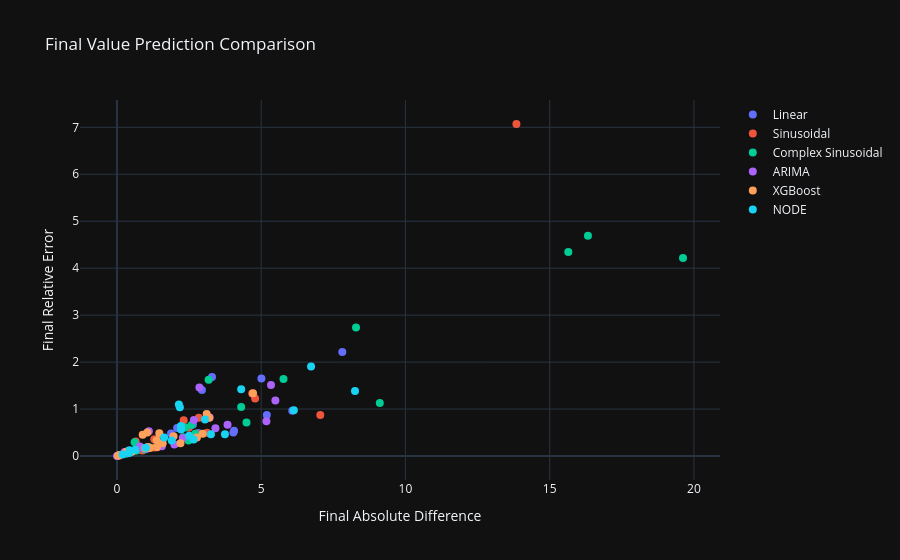

Write notebook code for a chart like this one.
### Code cell
import plotly.graph_objects as go

def plot_final_value_comparison(all_models_results):
    fig = go.Figure()

    for model, results in all_models_results.items():
        actuals, preds = [], []
        for company, metrics in results.items():
            actuals.append(metrics["Final Absolute Diff"])
            preds.append(metrics["Final Relative Error"])
        
        # Create scatter for each model
        fig.add_trace(go.Scatter(
            x=actuals, 
            y=preds, 
            mode='markers',
            name=model,
            marker=dict(size=8),
            text=[company for company in results.keys()],  # Adding company names for hover info
            hovertemplate=
            "<b>%{text}</b><br>" +
            "Absolute Difference: %{x}<br>" +
            "Relative Error: %{y}<br>" +
            "<extra></extra>"
        ))

    fig.update_layout(
        title="Final Value Prediction Comparison",
        xaxis_title="Final Absolute Difference",
        yaxis_title="Final Relative Error",
        showlegend=True,
        hovermode="closest",  # Highlight nearest point when hovering
        template="plotly_dark"  # Optional: Apply a dark theme
    )

    fig.show()

# Example usage:
plot_final_value_comparison(evaluation_results)

### Figure 1 — Plotly figure (JSON) as saved in the notebook; plotly's stock layout.template omitted (floating-point values rounded to 4 significant figures)
{"data": [{"hovertemplate": "<b>%{text}</b><br>Absolute Difference: %{x}<br>Relative Error: %{y}<br><extra></extra>", "marker": {"size": 8}, "mode": "markers", "name": "Linear", "text": ["SuperFuture", "Apples", "WorldNow", "Electronics123", "Photons", "SpaceNow", "PearPear", "PositiveCorrelation", "BetterTechnology", "ABCDE", "EnviroLike", "Moneymakers", "Fuel4", "MarsProject", "CPU-XYZ", "RoboticsX", "Lasers", "WaterForce", "SafeAndCare", "BetterTomorrow"], "type": "scatter", "x": [1.429, 5.195, 7.812, 1.872, 2.815, 0.07345, 0.7819, 6.077, 0.714, 2.946, 0.4492, 2.634, 4.059, 0.3889, 0.7769, 5.007, 4.035, 3.294, 2.084, 0.06576], "y": [0.2041, 0.8712, 2.216, 0.478, 0.4908, 0.01277, 0.168, 0.9659, 0.1732, 1.406, 0.07968, 0.6707, 0.5399, 0.108, 0.1341, 1.653, 0.4997, 1.682, 0.5986, 0.009868]}, {"hovertemplate": "<b>%{text}</b><br>Absolute Difference: %{x}<br>Relative Error: %{y}<br><extra></extra>", "marker": {"size": 8}, "mode": "markers", "name": "Sinusoidal", "text": ["SuperFuture", "Apples", "WorldNow", "Electronics123", "Photons", "SpaceNow", "PearPear", "PositiveCorrelation", "BetterTechnology", "ABCDE", "EnviroLike", "Moneymakers", "Fuel4", "MarsProject", "CPU-XYZ", "RoboticsX", "Lasers", "WaterForce", "SafeAndCare", "BetterTomorrow"], "type": "scatter", "x": [1.286, 1.574, 4.689, 4.789, 0.9458, 1.475, 0.06738, 3.123, 2.49, 0.6516, 0.3852, 0.3502, 0.8773, 1.292, 2.75, 2.313, 7.048, 13.85, 2.837, 0.8412], "y": [0.1837, 0.264, 1.33, 1.223, 0.1649, 0.2564, 0.01448, 0.4964, 0.6039, 0.311, 0.06833, 0.08918, 0.1167, 0.3591, 0.4747, 0.7636, 0.8729, 7.071, 0.8149, 0.1262]}, {"hovertemplate": "<b>%{text}</b><br>Absolute Difference: %{x}<br>Relative Error: %{y}<br><extra></extra>", "marker": {"size": 8}, "mode": "markers", "name": "Complex Sinusoidal", "text": ["SuperFuture", "Apples", "WorldNow", "Electronics123", "Photons", "SpaceNow", "PearPear", "PositiveCorrelation", "BetterTechnology", "ABCDE", "EnviroLike", "Moneymakers", "Fuel4", "MarsProject", "CPU-XYZ", "RoboticsX", "Lasers", "WaterForce", "SafeAndCare", "BetterTomorrow"], "type": "scatter", "x": [0.9607, 1.119, 5.773, 2.374, 2.714, 0.6587, 19.62, 4.49, 4.306, 0.6126, 0.9201, 2.586, 2.481, 15.65, 2.3, 8.287, 9.111, 3.179, 16.33, 0.3183], "y": [0.1373, 0.1876, 1.638, 0.6061, 0.4732, 0.1145, 4.215, 0.7137, 1.044, 0.2924, 0.1632, 0.6586, 0.3301, 4.347, 0.3971, 2.735, 1.128, 1.623, 4.689, 0.04777]}, {"hovertemplate": "<b>%{text}</b><br>Absolute Difference: %{x}<br>Relative Error: %{y}<br><extra></extra>", "marker": {"size": 8}, "mode": "markers", "name": "ARIMA", "text": ["SuperFuture", "Apples", "WorldNow", "Electronics123", "Photons", "SpaceNow", "PearPear", "PositiveCorrelation", "BetterTechnology", "ABCDE", "EnviroLike", "Moneymakers", "Fuel4", "MarsProject", "CPU-XYZ", "RoboticsX", "Lasers", "WaterForce", "SafeAndCare", "BetterTomorrow"], "type": "scatter", "x": [5.181, 2.281, 5.341, 3.216, 3.833, 0.3682, 5.492, 0.9991, 0.4612, 1.106, 0.9129, 0.7928, 1.557, 0.001344, 3.413, 0.2654, 1.99, 2.858, 2.666, 1.062], "y": [0.7401, 0.3825, 1.515, 0.821, 0.6684, 0.06402, 1.18, 0.1588, 0.1119, 0.5277, 0.1619, 0.2019, 0.2072, 0.0003733, 0.5892, 0.08761, 0.2464, 1.459, 0.7656, 0.1594]}, {"hovertemplate": "<b>%{text}</b><br>Absolute Difference: %{x}<br>Relative Error: %{y}<br><extra></extra>", "marker": {"size": 8}, "mode": "markers", "name": "XGBoost", "text": ["SuperFuture", "Apples", "WorldNow", "Electronics123", "Photons", "SpaceNow", "PearPear", "PositiveCorrelation", "BetterTechnology", "ABCDE", "EnviroLike", "Moneymakers", "Fuel4", "MarsProject", "CPU-XYZ", "RoboticsX", "Lasers", "WaterForce", "SafeAndCare", "BetterTomorrow"], "type": "scatter", "x": [2.771, 0.9794, 4.716, 3.196, 0.5156, 0.03723, 1.961, 2.972, 1.376, 1.051, 1.068, 0.08607, 1.384, 0.3285, 1.583, 1.468, 2.203, 0.8918, 3.109, 1.141], "y": [0.3959, 0.1642, 1.338, 0.8159, 0.08989, 0.006472, 0.4213, 0.4724, 0.3337, 0.5014, 0.1894, 0.02192, 0.1841, 0.09128, 0.2733, 0.4845, 0.2728, 0.4554, 0.893, 0.1712]}, {"hovertemplate": "<b>%{text}</b><br>Absolute Difference: %{x}<br>Relative Error: %{y}<br><extra></extra>", "marker": {"size": 8}, "mode": "markers", "name": "NODE", "text": ["SuperFuture", "Apples", "WorldNow", "Electronics123", "Photons", "SpaceNow", "PearPear", "PositiveCorrelation", "BetterTechnology", "ABCDE", "EnviroLike", "Moneymakers", "Fuel4", "MarsProject", "CPU-XYZ", "RoboticsX", "Lasers", "WaterForce", "SafeAndCare", "BetterTomorrow"], "type": "scatter", "x": [3.258, 8.252, 6.729, 3.051, 1.898, 1.002, 0.6332, 6.131, 1.636, 2.181, 0.1906, 2.224, 2.658, 0.4331, 2.503, 4.306, 3.743, 2.146, 2.217, 0.4216], "y": [0.4654, 1.384, 1.909, 0.779, 0.331, 0.1742, 0.136, 0.9744, 0.3967, 1.041, 0.03381, 0.5664, 0.3537, 0.1203, 0.4321, 1.422, 0.4636, 1.096, 0.6367, 0.06327]}], "layout": {"hovermode": "closest", "showlegend": true, "title": {"text": "Final Value Prediction Comparison"}, "xaxis": {"title": {"text": "Final Absolute Difference"}}, "yaxis": {"title": {"text": "Final Relative Error"}}}}
